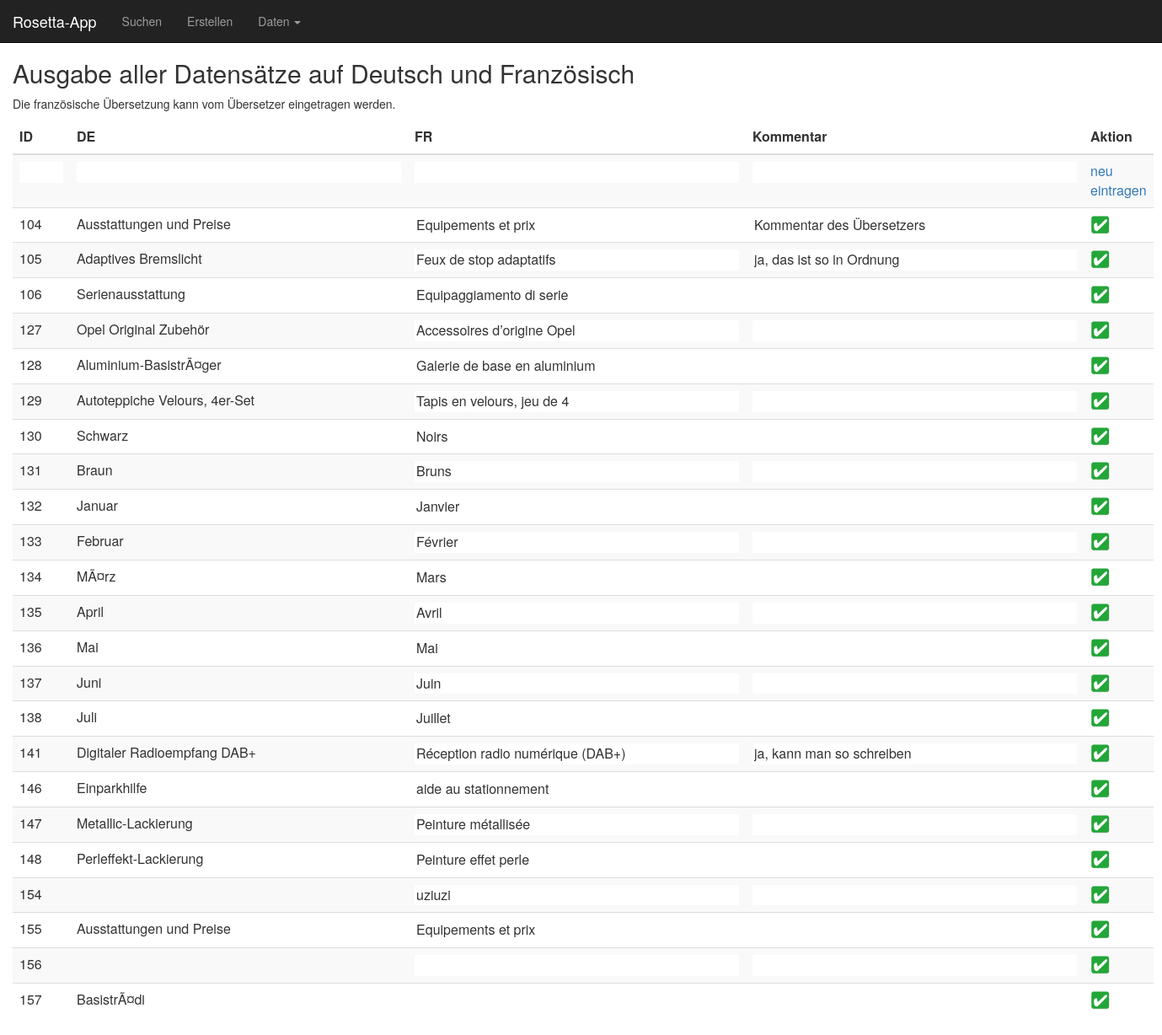
The app's page /Sandbox/003_db_anzeigen_fr.php, older data.
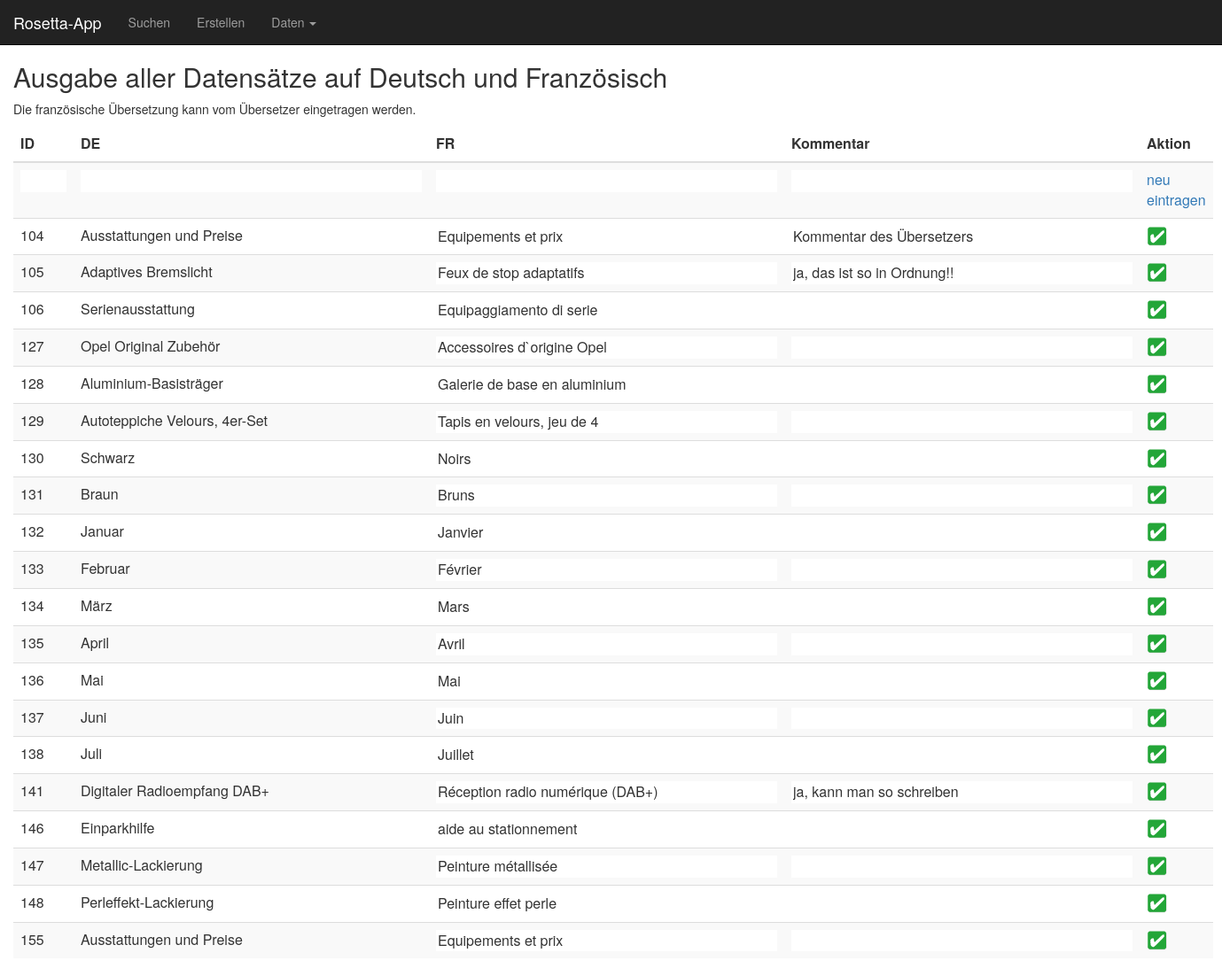
The same page, newer data.
### tables this page shows
CREATE TABLE `rosetta_data` (
  `token` varchar(100) DEFAULT NULL,
  `id` int(5) NOT NULL,
  `date` timestamp NOT NULL DEFAULT CURRENT_TIMESTAMP ON UPDATE CURRENT_TIMESTAMP,
  `de` varchar(1000) DEFAULT NULL,
  `fr` varchar(1000) DEFAULT NULL,
  `comment_fr` varchar(1000) DEFAULT NULL,
  `it` varchar(1000) DEFAULT NULL,
  `comment_it` varchar(1000) DEFAULT NULL,
  `en` varchar(1000) DEFAULT NULL,
  `rubrik` varchar(500) DEFAULT NULL,
  `info` varchar(200) DEFAULT NULL,
  `carline` varchar(500) DEFAULT NULL
);

### Sandbox/003_db_anzeigen_fr.php (the view, shortened to what this page needs)
<?php
include "elements/header.php";
?>
<?php
include "include/db_connect.php";
?>
<h2>Ausgabe aller Datensätze auf Deutsch und Französisch</h2>
<p>Die französische Übersetzung kann vom Übersetzer eingetragen werden.</p>
<?php
echo "<form name='f' action='003_db_anzeigen_fr.php'
               method='post'>";
echo "\n\n<table class=\"table table-hover table-responsive table-striped\">"
    . "<thead>"
    . "<tr>"
    . "<th class=\"col-sm-1\">ID</th>"
    . "<th class=\"col-sm-4\">DE</th>"
    . "<th class=\"col-sm-4\">FR</th>"
    . "<th class=\"col-sm-4\">Kommentar</th>"
    . "<th class=\"col-sm-1\">Aktion</th>"
    . "</tr>"
    . "</thead>";
echo "\n\n<tr>"
    . "<td><input class='toEdit' name='ident[0]' size='3' /></td>"
    . "<td><input class='toEdit' name='dts[0]' size='40' /></td>"
    . "<td><input class='toEdit' name='frz[0]' size='40' /></td>"
    . "<td><input class='toEdit' name='com[0]' size='40' /></td>"
    . "<td><a href='javascript:send(0,0);'>neu eintragen</a></td>"
    . "</tr>";
$res = mysqli_query($con, "select * from rosetta_data");
while ($dsatz = mysqli_fetch_assoc($res))
{
    $id_nr = $dsatz["id"];
    echo "\n\n<tr>"
        . "<td>" . $dsatz["id"] . "</td>"
        . "<td>" . utf8_encode( $dsatz["de"] ) . "</td>"
        . "<td><input class='toEdit' name='frz[$id_nr]' value='" . utf8_encode( $dsatz["fr"] ) . "' size='40' /></td>"
        . "<td><input class='toEdit' name='com[$id_nr]' value='" . utf8_encode( $dsatz["comment_fr"] ) . "' size='40' /></td>"
        . "<td><a href='javascript:send(1,$id_nr);'><img src=\"img/button_agree.png\"></a></td>"
        . "</tr>";
}
echo "</table>";
echo "</form>";
?>
</body>
</html>

Row changes from the older to the newer data that the page shows:
removed rosetta_data: id "154", fr "uziuzi"
removed rosetta_data: id "156"
removed rosetta_data: id "157", de "BasistrÃ¤di"
changed rosetta_data "Adaptives Bremslicht": comment_fr "ja, das ist so in Ordnung" → "ja, das ist so in Ordnung!!"
changed rosetta_data "Opel Original Zubehör": fr "Accessoires d’origine Opel" → "Accessoires d`origine Opel"
changed rosetta_data "Galerie de base en aluminium": de "Aluminium-BasistrÃ¤ger" → "Aluminium-Basisträger"
changed rosetta_data "Mars": de "MÃ¤rz" → "März"
